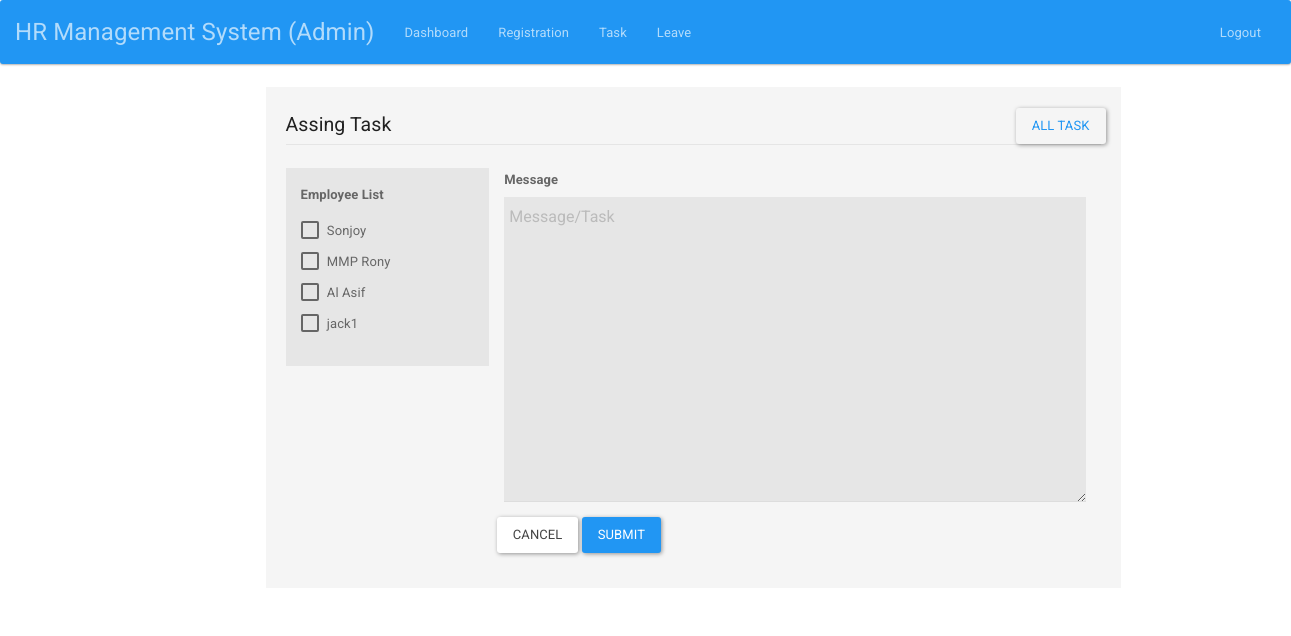
/admin/task.php (signed in), run on the app's committed database.
### tables this page shows
CREATE TABLE `user_tbl` (
  `id` int(255) NOT NULL,
  `name` varchar(255) NOT NULL,
  `email` varchar(255) NOT NULL,
  `password` varchar(255) NOT NULL,
  `department` varchar(255) NOT NULL,
  `role` varchar(255) NOT NULL,
  `created_on` timestamp NOT NULL DEFAULT CURRENT_TIMESTAMP ON UPDATE CURRENT_TIMESTAMP
);

### admin/task.php (the view, shortened to what this page needs)
<?php
include "../auth/auth.php";
?>
<!DOCTYPE html>
<html>
<head>
	<link rel="stylesheet" type="text/css" href="../lib/bootstrap.min.css">
</head>
<body>
<?php
include "header.php";
?>
<div class="container">
  <div class="col-lg-9 col-xs-push-2 well">
    <form class="form-horizontal" method="post" action="inserttask.php" onsubmit="return formvalidation();">
    <fieldset>
    <legend>Assing Task <ul class="nav navbar-nav navbar-right"><a href="alltask.php" class="btn btn-outline-secondary" style="margin-right: 10px;">All Task</a></ul></legend>
    <div class="col-lg-3" style="background-color: #e6e6e6; padding: 15px;">
      <div class="form-group">
      <label class="col-lg-12"><b>Employee List</b></label>
      <div class="col-lg-12">
        <?php
        $query ="SELECT * FROM user_tbl WHERE `role`='employee' order by id DESC";
        $res=mysqli_query($con, $query);
        while($row=mysqli_fetch_array($res))
        {
        ?>
        <div class="checkbox">
          <label>
            <input type="checkbox" name="emp[]" value="<?php echo $row['id'];?>">
            <?php echo $row['name'];?>
          </label>
        </div>
        <?php } ?>
      </div>
    </div>
  </div>
    <div class="col-lg-9">
      <div class="form-group">
      <label for="inputEmail" class="col-lg-12"><b>Message</b></label>
      <div class="col-lg-12">
        <textarea name="message" id="inputMessage" class="form-control" rows="10" placeholder="Message/Task" style="background-color: #e6e6e6; padding: 5px;"></textarea>
      </div>
    </div>
    </div>
    <div class="form-group">
      <div class="col-lg-12 col-lg-offset-3">
        <button type="reset" class="btn btn-default">Cancel</button>
        <button type="submit" name="inputsubmit" class="btn btn-primary">Submit</button>
      </div>
    </div>
  </fieldset>
  </form>
  </div>
</div>
</body>
</html>

### data on the page
user_tbl: name "Sonjoy"
user_tbl: name "MMP Rony"
user_tbl: name "Al Asif"
user_tbl: name "jack1"
